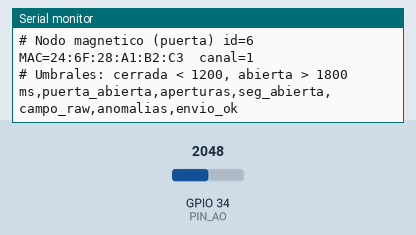
Simulated run of this sketch. Board: ESP32. Parts: the last lines printed to the serial monitor. The test bench sets the inputs (shaded band); at power-on: GPIO 34 (PIN_AO) = 2048 (analog values on the 0–4095 scale). A WiFi scan finds three made-up networks.

Above: at 3.7 s.
3.8 s: GPIO 34 (PIN_AO) set to 1160
At 5.1 s:
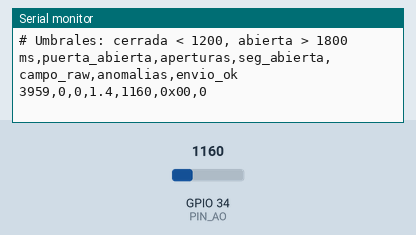
5.4 s: GPIO 34 (PIN_AO) set to 1840
At 6.7 s:
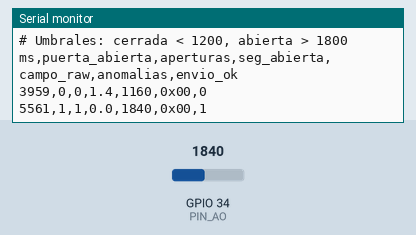

The sketch:

nodo_magnetico.ino
```cpp
// Nodo magnético (KY-024 Hall) -> ESP-NOW -> Gateway ESP32 v4
// Estado de la puerta del salón L418: sensor en el marco, imán en la hoja de la puerta.
// La salida del KY-024 es INVERTIDA: imán cerca (puerta cerrada) = campo alto = lectura BAJA.
#include <Arduino.h>
#include "paquetes.h"
#include "espnow_nodo.h"

// ================= RED =================
uint8_t MAC_GATEWAY[6] = {0x58, 0x2A, 0xBD, 0x72, 0x03, 0xDC}; // MAC STA del ESP32 v4
const char*   SSID_ROUTER   = "TU_RED_WIFI";   // red del gateway (solo para hallar el canal)
const uint8_t CANAL_DEFECTO = 1;
const uint8_t NODO_ID       = 6;

// ================= PINES =================
// Salida analógica (AO) del KY-024. Debe ser un pin de ADC1 (GPIO 32 a 39):
// los pines de ADC2 no funcionan mientras la radio (ESP-NOW) está activa.
#define PIN_AO 34

// ================= UMBRALES (lectura de 12 bits, KY-024 alimentado a 3.3 V) =================
const int UMBRAL_CERRADA = 1200;   // por debajo: imán cerca -> puerta cerrada
const int UMBRAL_ABIERTA = 1800;   // por encima: imán lejos -> puerta abierta
                                   // entre ambos: se mantiene el estado anterior (histéresis)
const unsigned long ANTIRREBOTE_MS = 150;  // el nuevo estado debe sostenerse este tiempo
const unsigned long MUESTREO_MS    = 50;   // 20 lecturas por segundo
const int MUESTRAS_PROMEDIO        = 8;    // cada lectura promedia 8 conversiones del ADC

// ================= ENVÍO Y ANOMALÍAS =================
const unsigned long PERIODO_MS            = 10000;              // mensaje periódico
const unsigned long MIN_ENTRE_ENVIOS      = 200;                // envío rápido tras un cambio
const unsigned long ABIERTA_PROLONGADA_MS = 10UL * 60UL * 1000UL; // 10 min abierta
// Fallo: lectura pegada al máximo (cortocircuito o pull-up sin sensor)
// o ruido excesivo (pin flotando por un cable suelto) durante varios segundos seguidos.
const int RAW_EXTREMO_ALTO = 4075;
const int RUIDO_MAX        = 1000;   // variación máx-mín aceptable dentro de 1 s
const int SEG_PARA_FALLO   = 3;

// 1: imprime la lectura cada 100 ms (para comprobar o ajustar los umbrales)
#define DEBUG_RAW 0

// ================= ESTADO =================
bool abierta = false;
bool estadoIniciado = false;
bool hayCandidato = false;
bool candidatoAbierta = false;
unsigned long tCandidato = 0, tAbierta = 0;

uint16_t aperturasVent = 0;
unsigned long msAbiertaVent = 0;
int  rawActual = 0;
bool hayEvento = false;

int  rawMinSeg = 4095, rawMaxSeg = 0, segAnomalos = 0;
bool fallo = false;

unsigned long tMuestra = 0, tUltEnvio = 0, tSegundo = 0;

// ================= LECTURA =================
int leerRaw() {
  long s = 0;
  for (int i = 0; i < MUESTRAS_PROMEDIO; i++) s += analogRead(PIN_AO);
  return s / MUESTRAS_PROMEDIO;
}

// Histéresis + antirrebote: solo cambia si la lectura cruza el umbral contrario
// y se mantiene del otro lado durante ANTIRREBOTE_MS.
void actualizarEstado(int raw, unsigned long ahora) {
  if (!estadoIniciado) {   // primera lectura: se decide por el punto medio
    abierta = raw > (UMBRAL_CERRADA + UMBRAL_ABIERTA) / 2;
    tAbierta = ahora;
    estadoIniciado = true;
    return;
  }
  int objetivo = -1;
  if (raw < UMBRAL_CERRADA)      objetivo = 0;
  else if (raw > UMBRAL_ABIERTA) objetivo = 1;

  if (objetivo < 0 || objetivo == (int)abierta) { hayCandidato = false; return; }
  if (!hayCandidato || candidatoAbierta != (bool)objetivo) {
    hayCandidato = true;
    candidatoAbierta = objetivo;
    tCandidato = ahora;
    return;
  }
  if (ahora - tCandidato < ANTIRREBOTE_MS) return;

  abierta = candidatoAbierta;      // cambio confirmado
  hayCandidato = false;
  hayEvento = true;
  if (abierta) {
    aperturasVent++;
    tAbierta = ahora;
  }
}

// Revisa una vez por segundo si la señal es físicamente creíble.
void revisarFallo(int raw, unsigned long ahora) {
  rawMinSeg = min(rawMinSeg, raw);
  rawMaxSeg = max(rawMaxSeg, raw);
  if (ahora - tSegundo < 1000) return;
  tSegundo = ahora;
  bool anomalo = (rawMaxSeg - rawMinSeg > RUIDO_MAX) || (rawMinSeg >= RAW_EXTREMO_ALTO);
  segAnomalos = anomalo ? segAnomalos + 1 : 0;
  bool antes = fallo;
  fallo = segAnomalos >= SEG_PARA_FALLO;
  if (fallo != antes) hayEvento = true;
  rawMinSeg = 4095;
  rawMaxSeg = 0;
}

// ================= ENVÍO =================
void enviar(unsigned long ahora) {
  uint8_t an = 0;
  if (fallo) an |= MAG_BIT_FALLO;
  if (abierta && ahora - tAbierta > ABIERTA_PROLONGADA_MS) an |= MAG_BIT_ABIERTA_PROLONGADA;

  PaqueteMagnetico p = {};
  llenarCabecera(p.h, TIPO_MAGNETICO, NODO_ID);
  p.puerta_abierta = abierta ? 1 : 0;
  p.aperturas      = aperturasVent;
  p.seg_abierta    = msAbiertaVent / 1000.0f;
  p.campo_raw      = (uint16_t)rawActual;
  p.anomalias      = an;
  espnowEnviar(&p, sizeof(p));

  Serial.printf("%lu,%u,%u,%.1f,%d,0x%02X,%d\n",
                ahora, p.puerta_abierta, aperturasVent, p.seg_abierta, rawActual, an,
                g_ultimoOk ? 1 : 0);

  aperturasVent = 0;
  msAbiertaVent = 0;
  hayEvento = false;
  tUltEnvio = ahora;
}

// ================= SETUP / LOOP =================
void setup() {
  Serial.begin(115200);
  delay(500);
  analogReadResolution(12);              // 0-4095
  analogSetAttenuation(ADC_11db);        // rango de entrada ~0-3.1 V

  if (!espnowIniciar(MAC_GATEWAY, SSID_ROUTER, CANAL_DEFECTO))
    Serial.println("# ERROR: no se pudo iniciar ESP-NOW");
  Serial.printf("# Nodo magnetico (puerta) id=%d  MAC=%s  canal=%d\n",
                NODO_ID, WiFi.macAddress().c_str(), g_canal);
  Serial.printf("# Umbrales: cerrada < %d, abierta > %d\n", UMBRAL_CERRADA, UMBRAL_ABIERTA);
  Serial.println("ms,puerta_abierta,aperturas,seg_abierta,campo_raw,anomalias,envio_ok");

  tMuestra = tUltEnvio = tSegundo = millis();
}

void loop() {
  unsigned long ahora = millis();
  if (ahora - tMuestra < MUESTREO_MS) return;
  unsigned long dt = ahora - tMuestra;
  tMuestra = ahora;

  rawActual = leerRaw();
  revisarFallo(rawActual, ahora);
  if (estadoIniciado && abierta) msAbiertaVent += dt;   // tiempo abierta antes de esta lectura
  if (!fallo) actualizarEstado(rawActual, ahora);       // con fallo se congela el último estado

#if DEBUG_RAW
  static unsigned long tDbg = 0;
  if (ahora - tDbg >= 100) { tDbg = ahora; Serial.printf("# raw=%d estado=%s\n", rawActual, abierta ? "ABIERTA" : "CERRADA"); }
#endif

  bool porPeriodo = ahora - tUltEnvio >= PERIODO_MS;
  bool porEvento  = hayEvento && ahora - tUltEnvio >= MIN_ENTRE_ENVIOS;
  if (porPeriodo || porEvento) enviar(ahora);
}
```

espnow_nodo.h
```cpp
// espnow_nodo.h — Envío ESP-NOW desde un nodo sensor hacia el gateway
#pragma once
#include <WiFi.h>
#include <esp_now.h>
#include <esp_wifi.h>
#include "paquetes.h"

static uint8_t       g_macGateway[6];
static const char*   g_ssid = nullptr;
static uint8_t       g_canal = 1;
static uint32_t      g_seq = 0;
static volatile bool g_ultimoOk = false;
static volatile int  g_fallosSeguidos = 0;

// Confirmación de entrega (ACK de capa MAC).
// La firma del callback cambió en ESP-IDF 5.5 (core Arduino 3.3+).
#if ESP_IDF_VERSION >= ESP_IDF_VERSION_VAL(5, 5, 0)
static void alEnviar(const esp_now_send_info_t *info, esp_now_send_status_t st) {
#else
static void alEnviar(const uint8_t *mac, esp_now_send_status_t st) {
#endif
  g_ultimoOk = (st == ESP_NOW_SEND_SUCCESS);
  if (g_ultimoOk) g_fallosSeguidos = 0;
  else            g_fallosSeguidos++;
}

// Busca el canal de la red WiFi a la que está conectado el gateway.
static uint8_t buscarCanal(const char* ssid, uint8_t porDefecto) {
  int n = WiFi.scanNetworks();
  uint8_t canal = porDefecto;
  for (int i = 0; i < n; i++) {
    if (WiFi.SSID(i) == ssid) { canal = WiFi.channel(i); break; }
  }
  WiFi.scanDelete();
  return canal;
}

static void fijarCanal(uint8_t canal) {
  esp_wifi_set_promiscuous(true);
  esp_wifi_set_channel(canal, WIFI_SECOND_CHAN_NONE);
  esp_wifi_set_promiscuous(false);
  g_canal = canal;
}

static bool espnowIniciar(const uint8_t mac[6], const char* ssid, uint8_t canalDefecto) {
  memcpy(g_macGateway, mac, 6);
  g_ssid = ssid;

  WiFi.mode(WIFI_STA);
  WiFi.disconnect();                       // no se conecta al router, solo usa su canal
  fijarCanal(buscarCanal(ssid, canalDefecto));

  if (esp_now_init() != ESP_OK) return false;
  esp_now_register_send_cb(alEnviar);

  esp_now_peer_info_t peer = {};
  memcpy(peer.peer_addr, mac, 6);
  peer.channel = 0;                        // 0 = canal actual
  peer.encrypt = false;
  return esp_now_add_peer(&peer) == ESP_OK;
}

static void llenarCabecera(Cabecera &h, uint8_t tipo, uint8_t nodoId) {
  h.version   = PROTO_VERSION;
  h.tipo      = tipo;
  h.nodo_id   = nodoId;
  h.seq       = g_seq++;
  h.uptime_ms = millis();
}

static void espnowEnviar(const void* datos, size_t len) {
  esp_now_send(g_macGateway, (const uint8_t*)datos, len);

  // Muchos fallos seguidos: quizá el router cambió de canal. Re-escanear (~2 s).
  if (g_fallosSeguidos >= 10 && g_ssid) {
    g_fallosSeguidos = 0;
    fijarCanal(buscarCanal(g_ssid, g_canal));
  }
}
```

paquetes.h
```cpp
// paquetes.h — Formato común de datos ESP-NOW
// Debe ser IDÉNTICO en todos los nodos y en el gateway.
#pragma once
#include <stdint.h>

#define PROTO_VERSION 1

// Tipo de sensor
enum : uint8_t {
  TIPO_CO2     = 1,
  TIPO_AUDIO   = 2,
  TIPO_GAS     = 3,
  TIPO_LUZ     = 4,
  TIPO_TERMICO = 5,
  TIPO_MAGNETICO = 6,
  TIPO_AMBIENTE  = 7,
};

// Nivel de CO2
enum : uint8_t {
  CO2_NIVEL_NORMAL     = 0,
  CO2_NIVEL_ALERTA     = 1,
  CO2_NIVEL_CRITICO    = 2,
  CO2_NIVEL_CALENTANDO = 3,
  CO2_NIVEL_SIN_DATO   = 4
};

// Nivel de gas (MQ-2)
enum : uint8_t {
  GAS_NIVEL_NORMAL     = 0,
  GAS_NIVEL_ALERTA     = 1,
  GAS_NIVEL_CRITICO    = 2,
  GAS_NIVEL_CALENTANDO = 3,
  GAS_NIVEL_SIN_DATO   = 4
};

// Bits de anomalías CO2
#define CO2_BIT_FALLO_SENSOR  (1 << 0)
#define CO2_BIT_PICO_RAPIDO   (1 << 1)
#define CO2_BIT_ALERTA_VENT   (1 << 2)
#define CO2_BIT_CRITICO       (1 << 3)

// Bits de anomalías audio
#define AUD_BIT_FALLO         (1 << 0)
#define AUD_BIT_IMPACTO       (1 << 1)
#define AUD_BIT_SOSTENIDO     (1 << 2)
#define AUD_BIT_MECANICO      (1 << 3)

// Bits de anomalías térmico (MLX90640)
#define TER_BIT_FALLO             (1 << 0)
#define TER_BIT_CONTEO_CORREGIDO  (1 << 1)
#define TER_BIT_OBJETO_ESTATICO   (1 << 2)

// Bits de anomalías magnético (KY-024, puerta)
#define MAG_BIT_FALLO               (1 << 0)
#define MAG_BIT_ABIERTA_PROLONGADA  (1 << 1)

// Bits de anomalías ambiente (BME280)
#define AMB_BIT_FALLO               (1 << 0)
#define AMB_BIT_TEMP_FUERA_CONFORT  (1 << 1)
#define AMB_BIT_HUMEDAD_ALTA        (1 << 2)
#define AMB_BIT_CAMBIO_RAPIDO_TEMP  (1 << 3)

// Bits de anomalías luz (BH1750)
#define LUZ_BIT_FALLO              (1 << 0)
#define LUZ_BIT_ILUMINACION_BAJA   (1 << 1)

// Bits de anomalías gas (MQ-2)
#define GAS_BIT_FALLO          (1 << 0)
#define GAS_BIT_GAS_DETECTADO  (1 << 1)
#define GAS_BIT_CRITICO        (1 << 2)

#define TEMP_SIN_DATO  (-128)

// Cabecera común (11 bytes)
struct __attribute__((packed)) Cabecera {
  uint8_t  version;     // PROTO_VERSION
  uint8_t  tipo;        // TIPO_CO2, TIPO_AUDIO...
  uint8_t  nodo_id;     // id único en todo el proyecto
  uint32_t seq;         // contador para detectar pérdidas
  uint32_t uptime_ms;   // millis() del nodo
};

// CO2 (19 bytes)
struct __attribute__((packed)) PaqueteCO2 {
  Cabecera h;
  int16_t  co2_ppm;     // -1 sin respuesta, -2 checksum inválido
  int16_t  delta_30s;   // ppm
  int8_t   temp_c;      // temperatura interna aprox. (TEMP_SIN_DATO si no hay)
  uint8_t  calentando;  // 1 durante los 3 min iniciales
  uint8_t  nivel;       // CO2_NIVEL_*
  uint8_t  anomalias;   // CO2_BIT_*
};

// Audio (38 bytes). Niveles en dB SPL estimados.
struct __attribute__((packed)) PaqueteAudio {
  Cabecera h;
  float    leq_db;          // nivel equivalente del segundo
  float    lmax_db;         // máximo RMS de bloque (32 ms)
  float    pico_db;         // pico de muestra
  float    base_db;         // ruido de fondo estimado
  float    freq_dom_hz;     // frecuencia dominante del bloque más fuerte
  float    tonal;           // 0..1, concentración espectral
  uint8_t  bloques_fuertes; // bloques de 32 ms sobre umbral
  uint8_t  calibrando;      // 1 durante los primeros ~5 s
  uint8_t  anomalias;       // AUD_BIT_*
};

// Térmico / conteo de personas (29 bytes)
struct __attribute__((packed)) PaqueteTermico {
  Cabecera h;
  uint16_t entradas;          // cruces hacia el salón desde el envío anterior
  uint16_t salidas;           // cruces hacia afuera desde el envío anterior
  int16_t  ocupacion_est;     // acumulado entradas - salidas (nunca negativo)
  uint8_t  personas_en_vista; // máximo de cabezas vistas a la vez en la ventana
  uint8_t  cruces_dudosos;    // cruces contados con baja confianza en la ventana
  float    t_fondo;           // temperatura media del fondo (°C)
  float    t_max;             // temperatura máxima vista en la ventana (°C)
  uint8_t  calibrando;        // 1 mientras aprende el fondo (~3 s)
  uint8_t  anomalias;         // TER_BIT_*
};

// Puerta / magnético (21 bytes)
struct __attribute__((packed)) PaqueteMagnetico {
  Cabecera h;
  uint8_t  puerta_abierta;    // estado al momento del envío (0 = cerrada, 1 = abierta)
  uint16_t aperturas;         // veces que se abrió desde el envío anterior
  float    seg_abierta;       // segundos que estuvo abierta desde el envío anterior
  uint16_t campo_raw;         // lectura analógica promediada (0-4095)
  uint8_t  anomalias;         // MAG_BIT_*
};

// Ambiente: temperatura, humedad y presión (24 bytes)
struct __attribute__((packed)) PaqueteAmbiente {
  Cabecera h;
  float    temp_c;     // °C (NAN si falla el sensor)
  float    hum_pct;    // % de humedad relativa
  float    pres_hpa;   // hPa
  uint8_t  anomalias;  // AMB_BIT_*
};

// Luz (29 bytes)
struct __attribute__((packed)) PaqueteLuz {
  Cabecera h;
  float    lux;           // promedio de la ventana (lectura en el techo)
  float    lux_min;       // mínimo de la ventana
  float    lux_max;       // máximo de la ventana
  float    lux_mesa_est;  // estimación sobre la mesa = lux * FACTOR_MESA
  int8_t   luces_cambio;  // +1 encendido brusco, -1 apagado brusco, 0 sin cambio
  uint8_t  anomalias;     // LUZ_BIT_*
};

// Gas / humo (22 bytes)
struct __attribute__((packed)) PaqueteGas {
  Cabecera h;
  float    v_ao;        // voltaje de salida del MQ-2 (V, escala del módulo)
  float    rs_r0;       // índice relativo: 1 = aire limpio, menor = presencia de gases (NAN si no está listo)
  uint8_t  do_alarma;   // 1 si la salida digital del comparador indica gas
  uint8_t  calentando;  // 1 durante el calentamiento o la calibración de R0
  uint8_t  anomalias;   // GAS_BIT_*
  float    ppm_glp_est;  // ppm de GLP equivalente, estimación referencial (NAN si no está listo)
  uint8_t  nivel;        // GAS_NIVEL_*
};

static_assert(sizeof(PaqueteCO2)   <= 250, "Paquete CO2 excede ESP-NOW");
static_assert(sizeof(PaqueteGas) <= 250, "Paquete gas excede ESP-NOW");
static_assert(sizeof(PaqueteLuz) <= 250, "Paquete luz excede ESP-NOW");
static_assert(sizeof(PaqueteAmbiente) <= 250, "Paquete ambiente excede ESP-NOW");
static_assert(sizeof(PaqueteMagnetico) <= 250, "Paquete magnetico excede ESP-NOW");
static_assert(sizeof(PaqueteTermico) <= 250, "Paquete termico excede ESP-NOW");
static_assert(sizeof(PaqueteAudio) <= 250, "Paquete audio excede ESP-NOW");
```

Measured:
- after the input at 3.8 s, the serial monitor: prints a new line after 0.16 s (image 1)
- after the input at 5.4 s, the serial monitor: prints a new line after 0.16 s (image 2)
